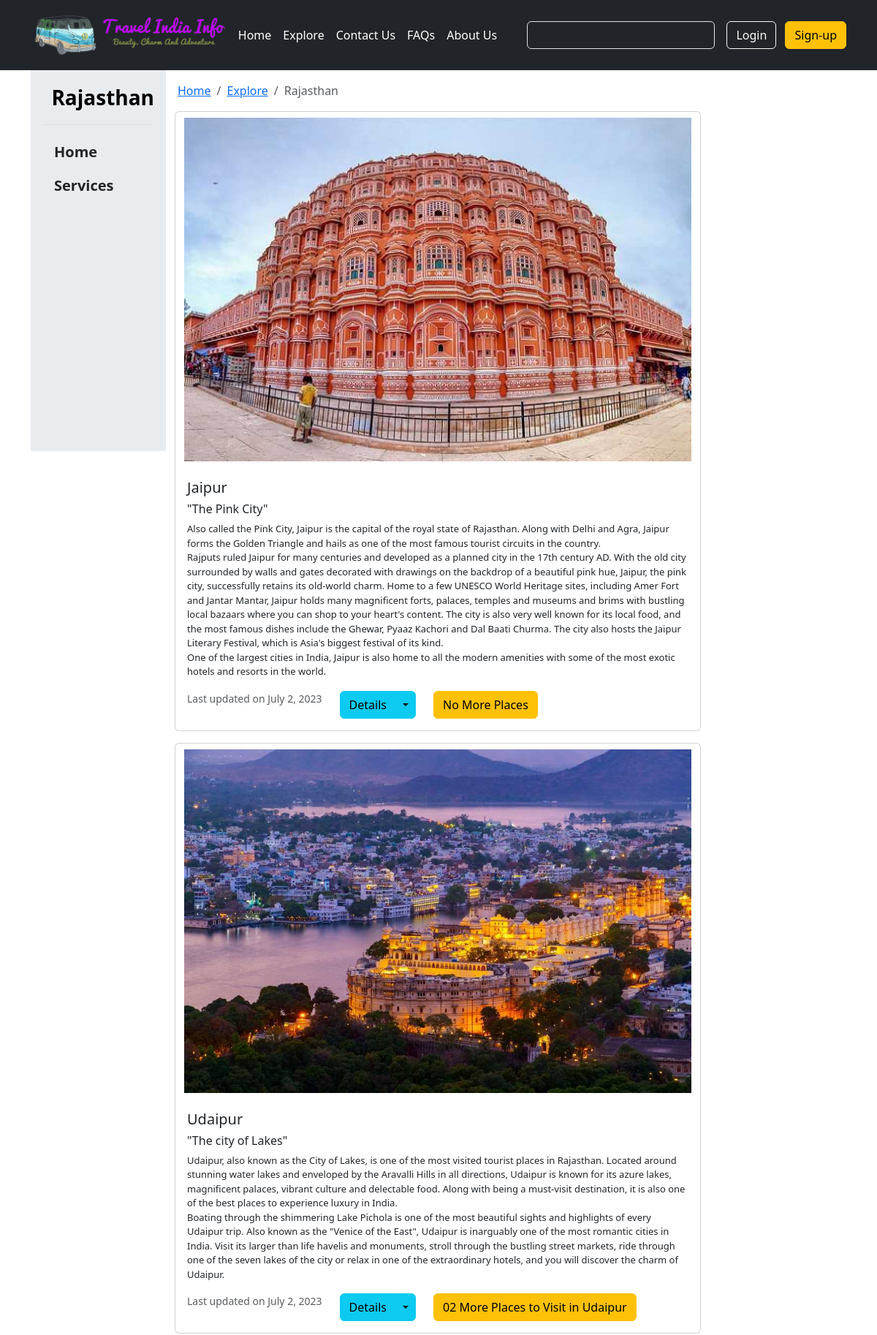
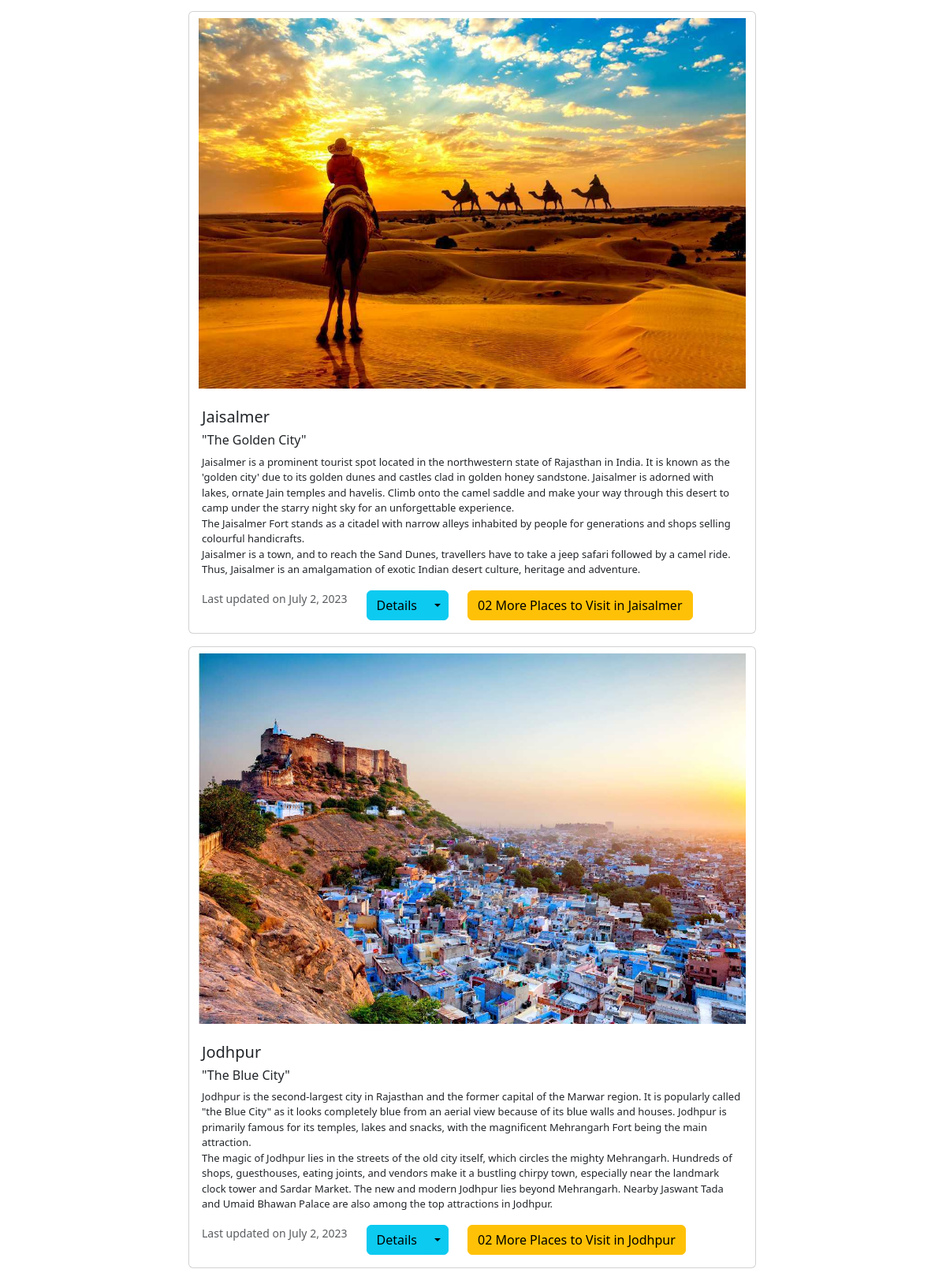
/rajasthan/ (upper part), run on the app's committed database (2 pictures, top to bottom).
### Rajasthan/models.py (models this page shows, shortened)
class Rajasthan(models.Model):
    place_id = models.AutoField(primary_key=True)
    Image = models.ImageField(upload_to="Rajasthan/images", default="")
    Place_name = models.CharField(max_length=70)
    Sub_heading = models.CharField(max_length=300, default="")
    Desc = models.TextField(default="")
    Best_Time = models.CharField(max_length=100, default="")
    Avoid_Time = models.CharField(max_length=100, default="")
    Ideal_Duration = models.CharField(max_length=50, default="")
    Category = models.CharField(max_length=50, default="")
    Visits_more_places = models.CharField(max_length=90, default="")
    Pub_date = models.DateField()

### TIInfo/views.py (the view)
# urls.py: path('rajasthan/',views.RAJASTHAN,name="rajasthan"),
def RAJASTHAN(request):
    rajasthandata = Rajasthan.objects.all()
    data = {"rajasthandata" : rajasthandata}
    return render(request, "RAJASTHAN.html" , data)

### templates/RAJASTHAN.html (shortened to what this page needs)
{% extends 'base.html' %}
{% block section %}
<section>
    <div class="container d-flex">
        <div class="flex-shrink-1 p-3 bg-body-secondary" style="width: 185px; height: 521px;">
            <a href="/"
                class="d-flex align-items-center pb-3 mb-3 link-body-emphasis text-decoration-none border-bottom">
                <svg class="bi pe-none" width="20" height="24"></svg>
                <span class="fs-3 fw-semibold">Rajasthan<br></span>
            </a>
            <ul class="list-unstyled ps-0">
                <li class="mb-1">
                    <button
                        class="btn btn-toggle d-inline-flex align-items-center rounded border-0 collapsed px-3 fs-5 fw-semibold"
                        data-bs-toggle="collapse" data-bs-target="#home-collapse" aria-expanded="false">
                        Home
                    </button>
                </li>
                <li class="mb-1">
                    <button class="btn btn-toggle d-inline-flex align-items-center rounded border-0 collapsed px-3 fs-5 fw-semibold" data-bs-toggle="collapse" data-bs-target="#services-collapse" aria-expanded="false">
                        Services
                    </button>
                </li>
            </ul>
        </div>
        <div class="d-block col-8">
            <nav aria-label="breadcrumb">
                <ol class="breadcrumb m-3">
                    <li class="breadcrumb-item"><a href="{% url 'homepage' %}">Home</a></li>
                    <li class="breadcrumb-item"><a href="{% url 'explore' %}">Explore</a></li>
                    <li class="breadcrumb-item active" aria-current="page">Rajasthan</li>
                </ol>
            </nav>
            <div class="container">
                {% for i in rajasthandata %}
                <div class="card mb-3">
                    <img src="/media/{{i.Image}}" class="card-img-top my-2 container " alt="..." height=470>
                    <div class="card-body">
                        <h5 class="card-title">{{i.Place_name}}</h5>
                        <h6>"{{i.Sub_heading}}"</h6>
                        <p class="card-text" style="font-size:13px;">
                            {{i.Desc | safe}}
                        </p>
                        <div class=" d-flex">
                            <p class="card-text"><small class="text-body-secondary">Last updated on
                                    {{i.Pub_date}}</small></p>
                            <div class="btn-group mx-4">
                                <button type="button" class="btn btn-info">Details</button>
                                <button type="button" class="btn btn-info dropdown-toggle dropdown-toggle-split"
                                    data-bs-toggle="dropdown" aria-expanded="false">
                                </button>
                            </div>
                            <a href="" type="button" class="btn btn-warning">{{i.Visits_more_places}}</a>
                        </div>
                    </div>
                </div>
                {% endfor %}
            </div>
        </div>
</section>
{% endblock %}

### data on the page
Rajasthan: Image (picture), Place_name "Jaipur", Sub_heading "The Pink City", Desc "Also called the Pink City, Jaipur is the capital of the royal state of Rajasthan. Along with Delhi and Agra, Jaipur forms the Golden Triangle and hails as one of the most famous tourist circuits in the country. Rajputs ruled Jaipur for many centuries and developed as a planned city in the 17th century AD. With the old city surrounded by walls and gates decorated with drawings on the backdrop of a beautiful pink hue, Jaipur, the pink city, successfully retains its old-world charm. Home to a few UNESCO World Heritage sites, including Amer Fort and Jantar Mantar, Jaipur holds many magnificent forts, palaces, temples and museums and brims with bustling local bazaars where you can shop to your…", Pub_date "July 2, 2023", Visits_more_places "No More Places"
Rajasthan: Image (picture), Place_name "Udaipur", Sub_heading "The city of Lakes", Desc "Udaipur, also known as the City of Lakes, is one of the most visited tourist places in Rajasthan. Located around stunning water lakes and enveloped by the Aravalli Hills in all directions, Udaipur is known for its azure lakes, magnificent palaces, vibrant culture and delectable food. Along with being a must-visit destination, it is also one of the best places to experience luxury in India. Boating through the shimmering Lake Pichola is one of the most beautiful sights and highlights of every Udaipur trip. Also known as the \"Venice of the East\", Udaipur is inarguably one of the most romantic cities in India. Visit its larger than life havelis and monuments, stroll through the bustling street…", Pub_date "July 2, 2023", Visits_more_places "02 More Places to Visit in Udaipur"
Rajasthan: Image (picture), Place_name "Jaisalmer", Sub_heading "The Golden City", Desc "Jaisalmer is a prominent tourist spot located in the northwestern state of Rajasthan in India. It is known as the 'golden city' due to its golden dunes and castles clad in golden honey sandstone. Jaisalmer is adorned with lakes, ornate Jain temples and havelis. Climb onto the camel saddle and make your way through this desert to camp under the starry night sky for an unforgettable experience. The Jaisalmer Fort stands as a citadel with narrow alleys inhabited by people for generations and shops selling colourful handicrafts. Jaisalmer is a town, and to reach the Sand Dunes, travellers have to take a jeep safari followed by a camel ride. Thus, Jaisalmer is an amalgamation of exotic Indian…", Pub_date "July 2, 2023", Visits_more_places "02 More Places to Visit in Jaisalmer"
Rajasthan: Image (picture), Place_name "Jodhpur", Sub_heading "The Blue City", Desc "Jodhpur is the second-largest city in Rajasthan and the former capital of the Marwar region. It is popularly called \"the Blue City\" as it looks completely blue from an aerial view because of its blue walls and houses. Jodhpur is primarily famous for its temples, lakes and snacks, with the magnificent Mehrangarh Fort being the main attraction. The magic of Jodhpur lies in the streets of the old city itself, which circles the mighty Mehrangarh. Hundreds of shops, guesthouses, eating joints, and vendors make it a bustling chirpy town, especially near the landmark clock tower and Sardar Market. The new and modern Jodhpur lies beyond Mehrangarh. Nearby Jaswant Tada and Umaid Bhawan Palace are…", Pub_date "July 2, 2023", Visits_more_places "02 More Places to Visit in Jodhpur"
